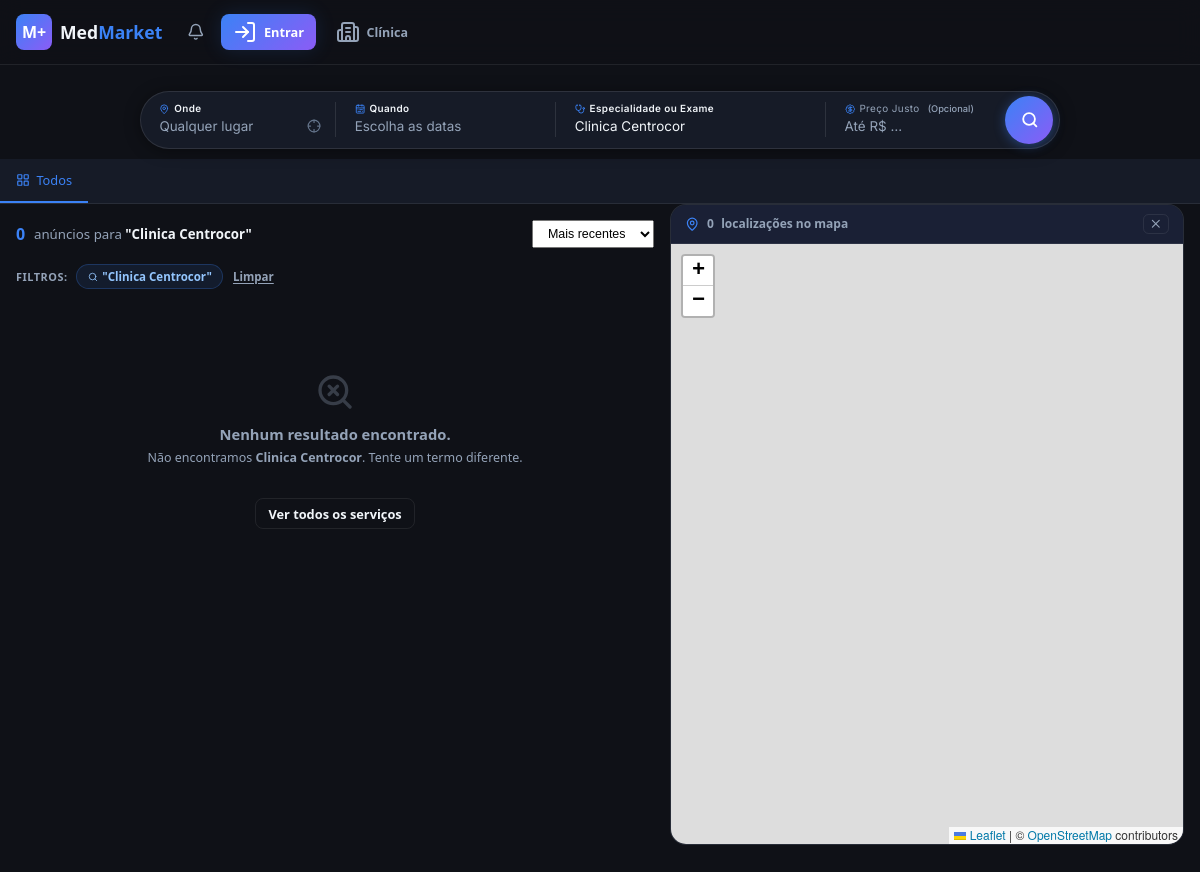
Page /?q=Clinica Centrocor on the earlier database version.
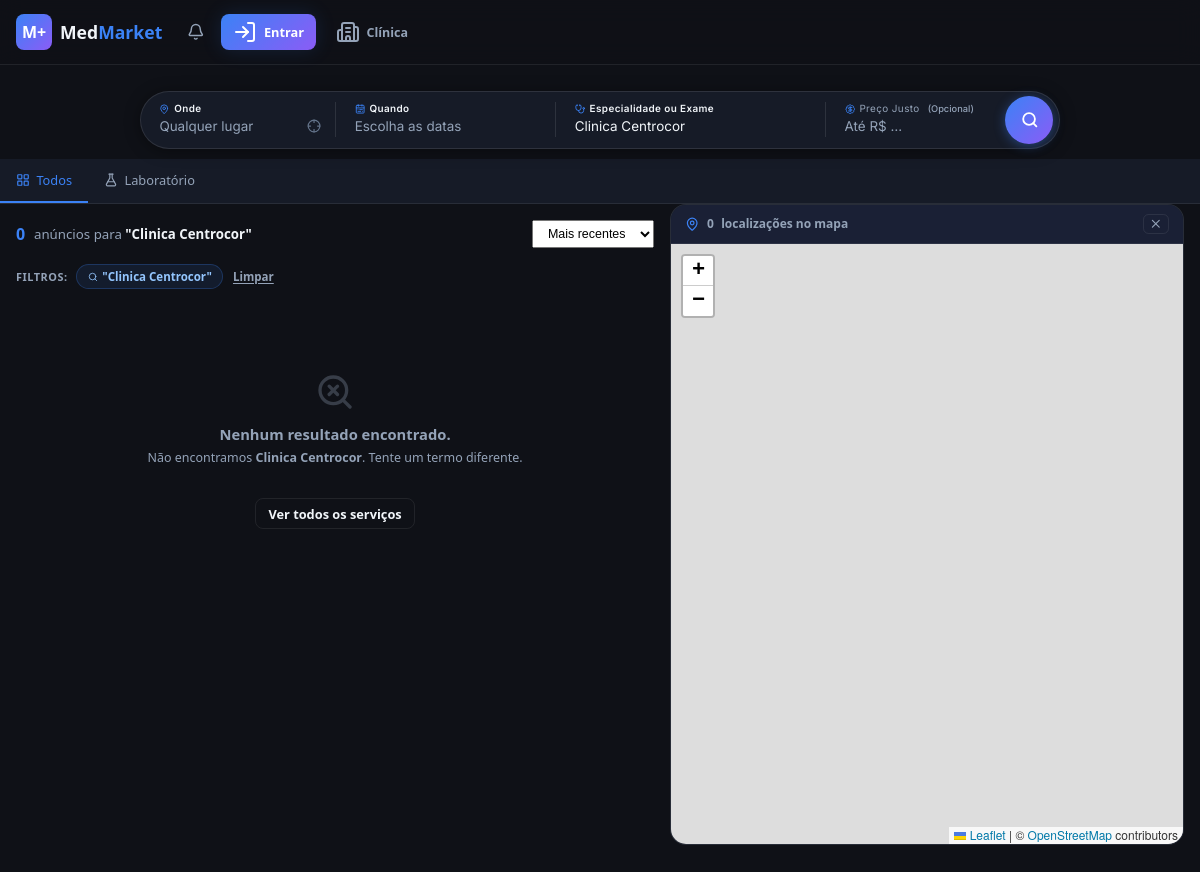
Same page on the later database version.
### App/models.py (models this page shows, shortened)
class ClinicService(db.Model):
    __tablename__ = 'clinic_services'
    id          = db.Column(db.Integer,     primary_key=True)
    clinic_id   = db.Column(db.Integer,     db.ForeignKey('users.id'), nullable=False)
    title       = db.Column(db.String(150), nullable=False)
    doctor_name = db.Column(db.String(100), nullable=False)
    specialty   = db.Column(db.String(80),  nullable=False)
    price       = db.Column(db.Float,       nullable=False)
    description = db.Column(db.Text,        nullable=True)
    active      = db.Column(db.Boolean,     default=True)
    imagem_url  = db.Column(db.String(255),  nullable=True)   # relative path under static/
    logradouro       = db.Column(db.String(200),  nullable=True)
    numero           = db.Column(db.String(20),   nullable=True)
    complemento      = db.Column(db.String(100),  nullable=True)
    bairro           = db.Column(db.String(100),  nullable=True)
    cidade           = db.Column(db.String(100),  nullable=True)
    estado           = db.Column(db.String(2),    nullable=True)
    cep              = db.Column(db.String(9),    nullable=True)   # "00000-000"
    google_maps_link = db.Column(db.String(500),  nullable=True)
    lat              = db.Column(db.Float,        nullable=True)   # geocoded latitude
    lng              = db.Column(db.Float,        nullable=True)   # geocoded longitude
    created_at       = db.Column(db.DateTime,    server_default=db.func.now())
    service_category  = db.Column(db.String(20), nullable=False, default='consulta')
    exam_type         = db.Column(db.String(30), nullable=True)
    exam_orientations = db.Column(db.Text,       nullable=True)
    schedules        = db.relationship('ClinicSchedule', backref='service', lazy='dynamic',
                                       cascade='all, delete-orphan')
    appointments     = db.relationship('Appointment', backref='service', lazy='dynamic',
                                       foreign_keys='Appointment.service_id',
                                       cascade='all, delete-orphan')
    disponibilidades = db.relationship('Disponibilidade', backref='anuncio', lazy='dynamic',
                                       cascade='all, delete-orphan')
    reviews          = db.relationship('Review', backref='service', lazy='dynamic',
                                       cascade='all, delete-orphan')

class User(db.Model):
    __tablename__ = 'users'
    USER_TYPE_CLIENT = 'CLIENTE'
    USER_TYPE_CLINIC = 'CLINICA'
    id            = db.Column(db.Integer,     primary_key=True)
    email         = db.Column(db.String(120), unique=True, nullable=False, index=True)
    name          = db.Column(db.String(80),  nullable=False)
    password_hash = db.Column(db.String(256), nullable=False)
    cpf           = db.Column(db.String(11),  unique=True, nullable=True)
    telefone      = db.Column(db.String(20),  nullable=True)   # e.g. "(11) 99999-9999"
    user_type     = db.Column(db.String(10),  nullable=False, default='CLIENTE')
    clinic_profile = db.relationship(
        'ClinicProfile', back_populates='user',
        uselist=False, cascade='all, delete-orphan',
    )
    services = db.relationship(
        'ClinicService',
        foreign_keys='ClinicService.clinic_id',
        backref='clinic',
        lazy='dynamic',
        cascade='all, delete-orphan',
    )
    patient_appointments = db.relationship(
        'Appointment',
        foreign_keys='Appointment.user_id',
        backref='patient',
        lazy='dynamic',
    )
    documentos = db.relationship(
        'DocumentoPaciente',
        foreign_keys='DocumentoPaciente.paciente_id',
        back_populates='paciente',
        lazy=True,
    )

### app.py (the view, shortened to what this page needs)
@app.route("/")
def index():
    query = request.args.get("q", "")
    category = request.args.get("category", "")
    location_raw = request.args.get("location", "").strip()
    max_price_raw = request.args.get("max_price", "").strip()
    date_from = request.args.get("date_from", "").strip() or None
    date_to   = request.args.get("date_to", "").strip()   or None
    user_lat: float | None = None
    user_lng: float | None = None
    _ulat_raw = request.args.get("user_lat", "").strip()
    _ulng_raw = request.args.get("user_lng", "").strip()
    has_filters = bool(location_raw or category or query or max_price_raw or date_from or date_to or user_lat is not None)
    if request.args.get("home") == "1":
        session.pop("search_last_url", None)
    elif has_filters:
        qs = request.query_string.decode("utf-8")
        session["search_last_url"] = "/?" + qs
    elif not request.args:
        saved = session.get("search_last_url")
        if saved:
            return redirect(saved)
    max_price = None
    if max_price_raw:
        try:
            max_price = float(max_price_raw)
        except ValueError:
            pass
    service_type = request.args.get("tipo", "").strip() or None
    _location_filter = None if user_lat is not None else (location_raw or None)
    filtered = filter_listings(
        query,
        category if category else None,
        max_price=max_price,
        date_from=date_from,
        date_to=date_to,
        location=_location_filter,
        service_type=service_type,
    )
    if user_lat is not None and user_lng is not None:
        _center: tuple | None = (user_lat, user_lng)
    else:
        _loc_key = location_raw.split(",")[0].strip().lower() if location_raw else ""
        _center  = _CITY_COORDS.get(_loc_key) if _loc_key else None
    if _center and filtered:
        filtered = _sort_by_proximity_and_price(filtered, _center)
    partners = (
        db.session.query(User, func.count(ClinicService.id).label('svc_count'))
        .join(ClinicService, ClinicService.clinic_id == User.id)
        .filter(ClinicService.active == True, User.user_type == 'CLINICA')
        .group_by(User.id)
        .order_by(func.count(ClinicService.id).desc())
        .limit(6)
        .all()
    )
    _with_img = (
        ClinicService.query
        .filter(ClinicService.active == True, ClinicService.imagem_url.isnot(None))
        .order_by(ClinicService.created_at.desc())
        .limit(6)
        .all()
    )
    if len(_with_img) >= 3:
        banner_listings = _with_img
    else:
        banner_listings = (
            ClinicService.query
            .filter_by(active=True)
            .order_by(ClinicService.created_at.desc())
            .limit(6)
            .all()
        )
    search_performed = bool(location_raw or category or query or user_lat is not None)
    if user_lat is not None and user_lng is not None:
        _loc_center_json = json.dumps({"lat": user_lat, "lng": user_lng})
    else:
        _loc_center_json = _resolve_location_center(location_raw, query)
    return render_template(
        "index.html",
        listings=filtered,
        categories=_load_categories(),
        locations=_load_locations(),
        query=query,
        selected_category=category,
        chat_messages=_load_global_chat(),
        is_logged_in=session.get("user") is not None,
        partners=partners,
        banner_listings=banner_listings,
        map_points_json=_build_map_points(filtered),
        location_center_json=_loc_center_json,
        search_performed=search_performed,
        google_maps_key=app.config.get("GOOGLE_MAPS_KEY", ""),
        user_lat=user_lat,
        user_lng=user_lng,
    )

### app.py (called while the page is built, shortened)
def _load_categories():
    rows = (
        db.session.query(ClinicService.specialty)
        .filter(ClinicService.active == True, ClinicService.specialty.isnot(None))
        .distinct()
        .all()
    )
    specialties = sorted({r[0].strip() for r in rows if r[0] and r[0].strip()})
    return [
        {"name": s, "icon": _CATEGORY_ICONS.get(s, _DEFAULT_ICON)}
        for s in specialties
    ]

def _load_locations():
    rows = (
        db.session.query(ClinicService.cidade, ClinicService.estado)
        .filter(
            ClinicService.active == True,
            ClinicService.cidade.isnot(None),
            ClinicService.cidade != "",
        )
        .distinct()
        .all()
    )
    locs = set()
    for cidade, estado in rows:
        c = cidade.strip() if cidade else ""
        e = estado.strip().upper() if estado else ""
        if c:
            locs.add(f"{c}, {e}" if e else c)
    return sorted(locs)

def _is_exam_query(q: str) -> bool:
    return any(kw in q.lower() for kw in _EXAM_KEYWORDS)

def _build_map_points(listings: list) -> str:
    points = []
    return json.dumps(points)

### templates/index.html (shortened to what the changed rows need)
{% extends "base.html" %}
{% block extra_css %}
<link rel="stylesheet" href="{{ url_for('static', filename='css/vitrine.css') }}" />
<link rel="stylesheet" href="https://cdn.jsdelivr.net/npm/swiper@11/swiper-bundle.min.css" />
<link rel="stylesheet" href="https://unpkg.com/leaflet@1.9.4/dist/leaflet.css" />
{% endblock %}
{% block content %}
<nav class="category-bar">
  <div class="container category-inner">
    {% for cat in categories %}
    <a href="/?category={{ cat.name }}{% if query %}&q={{ query }}{% endif %}"
       class="category-item {% if selected_category == cat.name %}active{% endif %}">
      <i data-lucide="{{ cat.icon }}"></i><span>{{ cat.name }}</span>
    </a>
    {% endfor %}
  </div>
</nav>
<div class="vitrine-outer{% if not search_performed %} vitrine-outer--full{% endif %}">
<div class="vitrine-wrap">
  <div class="vitrine-hdr">
    <div style="display:flex;align-items:center;gap:.55rem;">
      <span style="font-size:.83rem;color:var(--muted);">
        anúncio{{ 's' if listings|length != 1 else '' }}
        {%- if user_lat is not none and user_lng is not none %} próximos a <strong style="color:#3b82f6;"><i data-lucide="crosshair" style="width:.7rem;height:.7rem;vertical-align:middle;"></i> Minha Localização</strong>
        {%- elif selected_category %} em <strong style="color:var(--fg);">{{ selected_category }}</strong>
        {%- elif query %} para <strong style="color:var(--fg);">"{{ query }}"</strong>
        {%- elif request.args.get('location') %} em <strong style="color:var(--fg);">{{ request.args.get('location') }}</strong>
        {%- else %} em destaque{%- endif %}
      </span>
    </div>
  </div>
  {%- set _loc  = request.args.get('location', '') -%}
  {%- set _df   = request.args.get('date_from', '') -%}
  {%- set _dt   = request.args.get('date_to', '') -%}
  {%- set _mp   = request.args.get('max_price', '') -%}
  {%- set _tipo = request.args.get('tipo', '') -%}
  {%- if _loc or _df or selected_category or query or _mp or _tipo or (user_lat is not none and user_lng is not none) %}
  <div class="sp-active-filters">
    <span class="sp-filters-label">Filtros:</span>
    {% if selected_category %}
    <span class="sp-filter-chip">
      <i data-lucide="stethoscope" class="sp-fc-icon"></i>{{ selected_category }}
    </span>
    {% elif query %}
    <span class="sp-filter-chip">
      <i data-lucide="search" class="sp-fc-icon"></i>"{{ query }}"
    </span>
    {% endif %}
    <a href="/?home=1" class="sp-filter-clear">Limpar</a>
  </div>
  {%- endif %}
  {% if listings %}
  <div class="vm-grid" id="vmGrid">
    {% for listing in listings %}
    {%- set cname = listing.clinic.clinic_profile.razao_social if listing.clinic.clinic_profile else listing.clinic.name -%}
    <a href="/listing/{{ listing.id }}" class="vm-card fade-in"
       data-price="{{ listing.price | int }}"
       data-cat="{{ listing.specialty | lower | e }}"
       data-title="{{ listing.title | lower | e }}"
       data-delay="{{ loop.index0 }}">
      <div class="vm-img-wrap">
        <img class="vm-img"
             src="{% if listing.imagem_url %}{{ url_for('static', filename=listing.imagem_url) }}{% else %}https://images.unsplash.com/photo-1576091160550-2173dba999ef?w=480&h=320&fit=crop{% endif %}"
             alt="{{ listing.title | e }}" loading="lazy">
        <span class="vm-badge-cat">{{ listing.specialty or 'Serviço' }}</span>
        {% if listing.service_category == 'exame' %}
        <span class="vm-badge-tipo vm-badge-tipo--exame">Exame</span>
        {% elif listing.service_category == 'pacote' %}
        <span class="vm-badge-tipo vm-badge-tipo--pacote">Pacote</span>
        {% else %}
        <span class="vm-badge-tipo vm-badge-tipo--consulta">Consulta</span>
        {% endif %}
        {%- set _slots = listing.disponibilidades.filter_by(status=True).count() -%}
        {% if _slots > 0 %}
        <span class="vm-badge-status vm-badge-status--avail">
          <span class="vm-badge-dot"></span>
          {{ _slots }} vaga{{ 's' if _slots != 1 else '' }}
        </span>
        {% elif listing.active %}
        <span class="vm-badge-status">Ativo</span>
        {% endif %}
        <div class="vm-overlay">
          <div class="vm-overlay-btn">
            <i data-lucide="calendar-plus" style="width:1rem;height:1rem;"></i>
          </div>
        </div>
      </div>
      <div class="vm-body">
        <div class="vm-clinic-row">
          <div class="vm-av">{{ (cname or 'M')[0] | upper }}</div>
          <span class="vm-clinic-nm" title="{{ cname | e }}">{{ cname | truncate(22, true, '…') }}</span>
        </div>
        <h3 class="vm-card-title">{{ listing.title }}</h3>
        {% if listing.doctor_name %}
        <div class="vm-doctor">
          <i data-lucide="user-round" style="width:.68rem;height:.68rem;flex-shrink:0;"></i>
          {{ listing.doctor_name }}
        </div>
        {% endif %}
        <div class="vm-footer">
          <span class="vm-price">R$&nbsp;{{ "{:,.0f}".format(listing.price).replace(",", ".") }}</span>
          <span class="vm-cta-hint">
            <i data-lucide="calendar-check" style="width:.65rem;height:.65rem;"></i>
            Agendar
          </span>
        </div>
      </div>
    </a>
    {% endfor %}
  </div>
  {% else %}
  <div class="vm-empty-state">
    {%- set _loc2 = request.args.get('location','') -%}
    {%- set _q2   = query or selected_category -%}
    {%- set _mp2  = request.args.get('max_price','') -%}
    <p style="font-size:.78rem;color:var(--muted);margin-bottom:1rem;">
      {%- if _q2 and _loc2 -%}
        Não encontramos <strong>{{ _q2 }}</strong> em <strong>{{ _loc2 }}</strong>.
      {%- elif _q2 -%}
        Não encontramos <strong>{{ _q2 }}</strong>. Tente um termo diferente.
      {%- elif _loc2 -%}
        Nenhum serviço disponível em <strong>{{ _loc2 }}</strong>.
      {%- elif _mp2 -%}
        Nenhum serviço encontrado até R$ {{ _mp2 }}.
      {%- else -%}
        Tente ampliar os critérios de busca ou explore todas as especialidades.
      {%- endif %}
    </p>
  </div>
  {% endif %}
</div>
</div>
{% endblock %}

Differences in the rows shown:
added ClinicService: name "Laboratório"
added User: name "Clinica Centrocor"
Other differences:
{{ query }}: "Clinica Centrocor" → (not shown)
{{ _q2 }}: "Clinica Centrocor" → (not shown)
